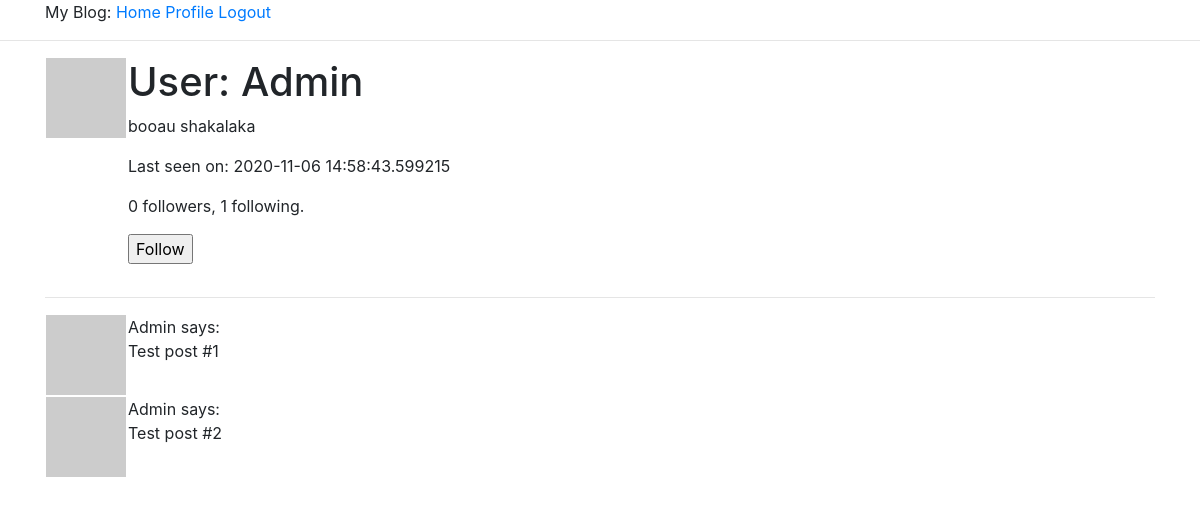
/user/Admin (signed in), run on the app's committed database.
### app/models.py (models this page shows, shortened)
class User(UserMixin, db.Model):
    id = db.Column(db.Integer, primary_key=True)
    username = db.Column(db.String(64), index=True, unique=True)
    email = db.Column(db.String(120), index=True, unique=True)
    password_hash = db.Column(db.String(128))
    posts = db.relationship('Post', backref='author', lazy='dynamic')
    about_me = db.Column(db.String(140))
    last_seen = db.Column(db.DateTime, default=datetime.utcnow)
    followed = db.relationship('User', secondary=followers,
                                primaryjoin=(followers.c.follower_id == id),
                                secondaryjoin=(followers.c.followed_id == id),
                                backref=db.backref('followers', lazy='dynamic'), lazy='dynamic')
    def avatar(self, size):
        digest = md5(self.email.lower().encode('utf-8')).hexdigest()
        return 'https://www.gravatar.com/avatar/{}?d=identicon&s={}'.format(
            digest, size)
    def is_following(self, user):
        return self.followed.filter(
            followers.c.followed_id == user.id).count() > 0

### app/routes.py (the view)
@app.route('/user/<username>')
@login_required
def user(username):
    user = User.query.filter_by(username=username).first_or_404()
    posts = [
        {'author': user, 'body': 'Test post #1'},
        {'author': user, 'body': 'Test post #2'},
    ]
    form = EmptyForm()
    return render_template('user.html', user=user, posts=posts, form=form)

### app/forms.py
class EmptyForm(FlaskForm):
    submit = SubmitField('Submit')

### app/models.py (called while the page is built)
@login.user_loader
def load_user(id):
    return User.query.get(int(id))

### app/routes.py (called while the page is built)
@app.before_request
def before_request():
    if current_user.is_authenticated:
        current_user.last_seen = datetime.utcnow()
        db.session.commit()

### app/templates/user.html (shortened to what this page needs)
{% extends "base.html" %}
{% block content %}
<section class="container">
    <table>
        <tr valign="top">
            <td><img src="{{ user.avatar(125) }}"></td>
            <td class="ml-3">
                <h1>User: {{ user.username }} </h1>
                    {% if user.about_me %}
                        <p> {{ user.about_me }} </p>
                    {% endif %}
                    {% if user.last_seen %}
                        <p> Last seen on: {{ user.last_seen }} </p>
                    {% endif %}
                    <p>{{ user.followers.count() }}
                            followers, {{ user.followed.count() }}
                            following.
                    </p>
                    {% if user == current_user %}
                        <p>
                            <a href="{{ url_for('edit_profile') }}">
                                Edit your profile
                            </a>
                        </p>
                    {% elif not current_user.is_following(user) %}
                        <p>
                            <form action="{{ url_for('follow', username=user.username) }}" method="POST">
                                {{ form.submit(value='Follow') }}
                            </form>
                        </p>
                    {% endif %}
            </td>
        </tr>
    </table>
    <hr>
    {% for post in posts %}
        {% include '_post.html' %}
    {% endfor %}
</section>
{% endblock %}

### app/templates/_post.html
<table>
    <tr valign="top">
        <td><img src="{{ post.author.avatar(36) }}"></td>
        <td>{{ post.author.username }} says:<br>{{ post.body }}</td>
    </tr>
</table>

### data on the page
User: username "Admin", about_me "booau shakalaka", last_seen "2020-11-06 14:58:43.599215", author.username "Admin" "Admin"

### other printed values
{{ user.followers.count() }} "0"
{{ user.followed.count() }} "1"
{{ post.body }} "Test post #1" "Test post #2"
